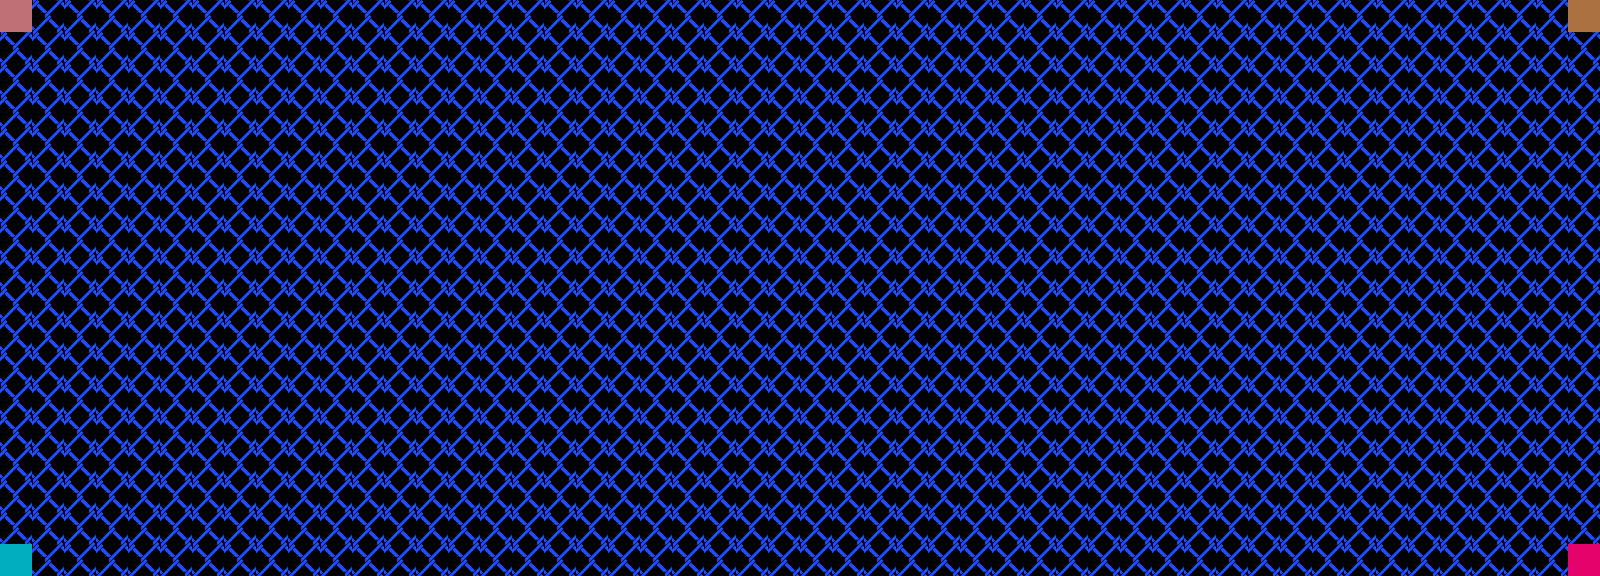

A level layout from a 2D game, rendered from its tile map. Below: a short description, then the map file with tile-grid data replaced by summaries:
An orthogonal 50x18 tile map with 32x32 px tiles, 1 tile layer (bg).

<map version="1.0" orientation="orthogonal" renderorder="left-down" width="50" height="18" tilewidth="32" tileheight="32">
 <tileset firstgid="1" name="map" tilewidth="32" tileheight="32">
  <image source="map.png" width="576" height="992" />
 </tileset>
 <layer name="bg" width="50" height="18">
  <data>[900 cells, 900 non-empty, 5 distinct tile ids]</data>
 </layer>
</map>